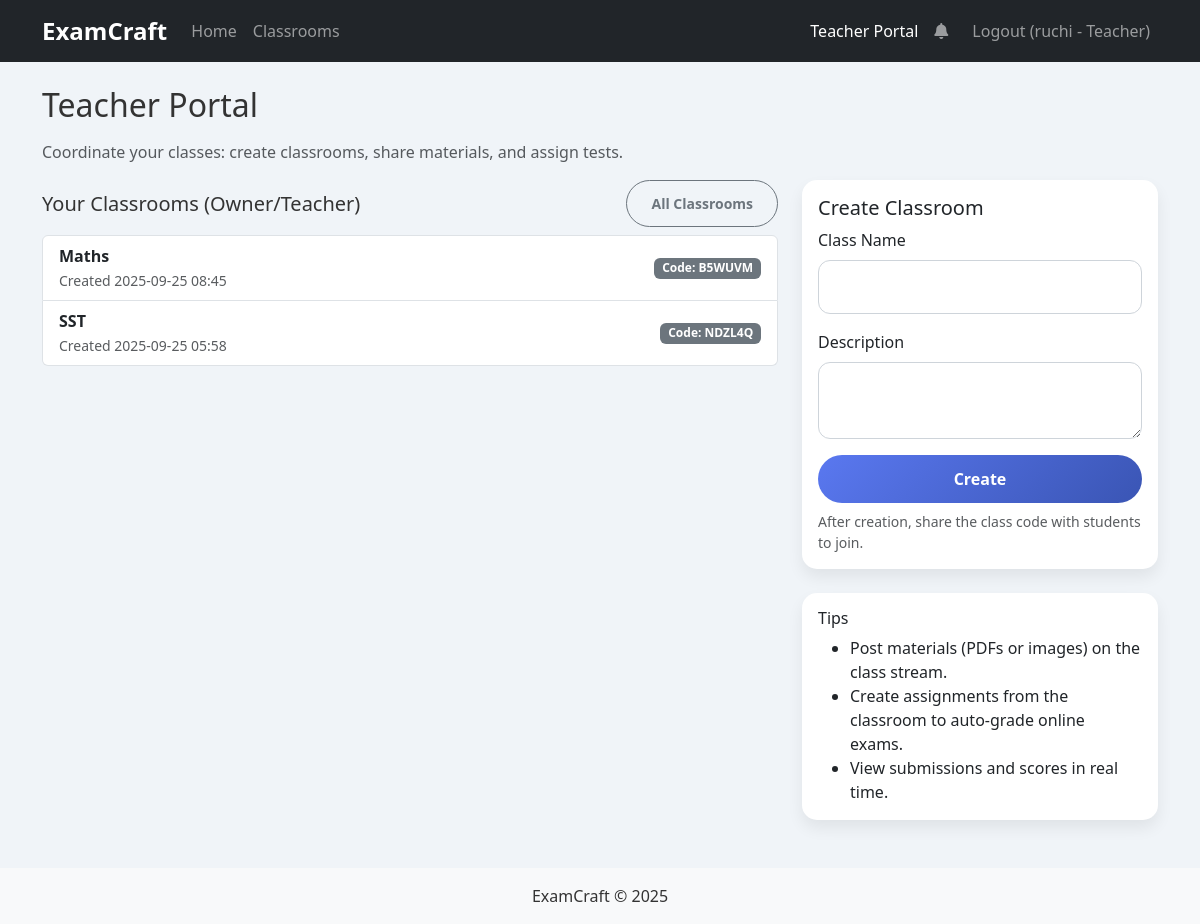
/portal/teacher (signed in), run on the app's committed database.
### app.py (models this page shows, shortened)
class User(db.Model):
    id = db.Column(db.Integer, primary_key=True)
    username = db.Column(db.String(80), unique=True, nullable=False)
    password_hash = db.Column(db.String(120), nullable=False)
    role = db.Column(db.String(20), nullable=False, default='student')  # 'teacher' or 'student'

class Classroom(db.Model):
    id = db.Column(db.Integer, primary_key=True)
    name = db.Column(db.String(120), nullable=False)
    code = db.Column(db.String(10), unique=True, nullable=False)
    description = db.Column(db.Text, nullable=True)
    owner_id = db.Column(db.Integer, db.ForeignKey('user.id'), nullable=False)
    created_at = db.Column(db.DateTime, default=datetime.utcnow)

### app.py (the view)
@app.route('/portal/teacher')
@login_required
def teacher_portal():
    if session.get('role') != 'teacher':
        flash('Only teachers can access the Teacher Portal.', 'danger')
        return redirect(url_for('index'))
    user = get_current_user()
    owned_classes = Classroom.query.filter_by(owner_id=user.id).order_by(Classroom.created_at.desc()).all()
    teacher_memberships = ClassroomMembership.query.filter_by(user_id=user.id, role='teacher').all()
    extra_ids = [m.classroom_id for m in teacher_memberships if m.classroom_id not in [c.id for c in owned_classes]]
    extra_classes = Classroom.query.filter(Classroom.id.in_(extra_ids)).all() if extra_ids else []
    classes = owned_classes + extra_classes
    return render_template('teacher_portal.html', classes=classes)

### app.py (called while the page is built)
def login_required(f):
    @wraps(f)
    def decorated_function(*args, **kwargs):
        if 'username' not in session:
            flash('Please log in to access this page.', 'warning')
            return redirect(url_for('login'))
        return f(*args, **kwargs)
    return decorated_function

def get_current_user():
    username = session.get('username')
    if not username:
        return None
    return User.query.filter_by(username=username).first()

@app.context_processor
def inject_unread_notifications():
    try:
        user = get_current_user()
        if not user:
            return dict(unread_notifications=0)
        count = Notification.query.filter_by(user_id=user.id, read_at=None).count()
        return dict(unread_notifications=count)
    except Exception:
        return dict(unread_notifications=0)

### templates/teacher_portal.html (shortened to what this page needs)
{% extends "base.html" %}
{% block content %}
<h2 class="mb-3">Teacher Portal</h2>
<p class="text-muted">Coordinate your classes: create classrooms, share materials, and assign tests.</p>
<div class="row g-4">
  <div class="col-md-8">
    <div class="d-flex justify-content-between align-items-center mb-2">
      <h5 class="mb-0">Your Classrooms (Owner/Teacher)</h5>
      <a class="btn btn-sm btn-outline-secondary" href="{{ url_for('classrooms') }}">All Classrooms</a>
    </div>
    {% if classes %}
      <div class="list-group">
        {% for c in classes %}
          <a class="list-group-item list-group-item-action d-flex justify-content-between align-items-center" href="{{ url_for('classroom_view', class_id=c.id) }}">
            <div>
              <div class="fw-bold">{{ c.name }}</div>
              <small class="text-muted">Created {{ c.created_at.strftime('%Y-%m-%d %H:%M') }}</small>
            </div>
            <span class="badge bg-secondary">Code: {{ c.code }}</span>
          </a>
        {% endfor %}
      </div>
    {% else %}
      <div class="alert alert-info">You aren't teaching any classroom yet. Create one using the form on the right.</div>
    {% endif %}
  </div>
  <div class="col-md-4">
    <div class="card mb-4">
      <div class="card-body">
        <h5 class="card-title">Create Classroom</h5>
        <form method="post" action="{{ url_for('create_classroom') }}">
          <div class="mb-3">
            <label class="form-label">Class Name</label>
            <input type="text" name="name" class="form-control" required>
          </div>
          <div class="mb-3">
            <label class="form-label">Description</label>
            <textarea name="description" class="form-control" rows="2"></textarea>
          </div>
          <button class="btn btn-primary w-100" type="submit">Create</button>
        </form>
        <div class="form-text mt-2">After creation, share the class code with students to join.</div>
      </div>
    </div>
    <div class="card">
      <div class="card-body">
        <h6 class="card-title">Tips</h6>
        <ul class="mb-0">
          <li>Post materials (PDFs or images) on the class stream.</li>
          <li>Create assignments from the classroom to auto-grade online exams.</li>
          <li>View submissions and scores in real time.</li>
        </ul>
      </div>
    </div>
  </div>
</div>
{% endblock %}

### templates/base.html (shortened to what this page needs)
<!DOCTYPE html>
<html lang="en">
<head>
    <link href="https://cdn.jsdelivr.net/npm/bootstrap@5.3.0-alpha1/dist/css/bootstrap.min.css" rel="stylesheet">
    <link rel="stylesheet" href="https://cdnjs.cloudflare.com/ajax/libs/font-awesome/5.15.4/css/all.min.css">
    <link rel="stylesheet" href="{{ url_for('static', filename='css/style.css') }}">
</head>
<body>
    <nav class="navbar navbar-expand-lg navbar-dark bg-dark">
        <div class="container">
            <a class="navbar-brand" href="{{ url_for('index') }}">ExamCraft</a>
            <div class="collapse navbar-collapse" id="navbarNav">
                <ul class="navbar-nav me-auto mb-2 mb-lg-0">
                    <li class="nav-item">
                        <a class="nav-link" href="{{ url_for('index') }}">Home</a>
                    </li>
                    <li class="nav-item">
                        <a class="nav-link" href="{{ url_for('classrooms') }}">Classrooms</a>
                    </li>
                </ul>
                <ul class="navbar-nav ms-auto">
                    {% if session.username %}
                    {% if session.role == 'teacher' %}
                    <li class="nav-item">
                        <a class="nav-link" href="{{ url_for('teacher_portal') }}">Teacher Portal</a>
                    </li>
                    {% elif session.role == 'student' %}
                    <li class="nav-item">
                        <a class="nav-link" href="{{ url_for('student_portal') }}">Student Portal</a>
                    </li>
                    {% endif %}
                    <li class="nav-item">
                        <a class="nav-link position-relative" href="{{ url_for('notifications_page') }}" title="Notifications">
                            <i class="fas fa-bell"></i>
                        </a>
                    </li>
                    <li class="nav-item ms-2">
                        <a class="nav-link" href="{{ url_for('logout') }}">Logout ({{ session.username }}{% if session.role %} - {{ session.role|capitalize }}{% endif %})</a>
                    </li>
                    {% endif %}
                </ul>
            </div>
        </div>
    </nav>
    <div class="container mt-4">
        {% block content %}{% endblock %}
    </div>
    <footer class="mt-5 py-3 bg-light text-center">
        <div class="container">
            <p class="mb-0">ExamCraft &copy; 2025</p>
        </div>
    </footer>
</body>
</html>

### static/css/style.css (style rules this page uses)
body { font-family: 'Segoe UI', Tahoma, Geneva, Verdana, sans-serif; background-color: #f0f4f8; color: #333; }
.navbar-dark .navbar-brand { font-weight: 700; font-size: 1.5rem; }
.navbar-dark .nav-link { font-weight: 500; }
.card { border: none; border-radius: 15px; box-shadow: 0 8px 16px rgba(0,0,0,0.07); }
.btn { border-radius: 50px; font-weight: 600; padding: 0.75rem 1.5rem; transition: all 0.3s ease; }
.btn-primary { background: linear-gradient(135deg, #5a78f0 0%, #3a55b4 100%); border: none; }
.form-control { border-radius: 12px; padding: 0.85rem 1.25rem; border: 1px solid #ced4da; }

### data on the page
User: username "ruchi"
Classroom: name "Maths", created_at "2025-09-25 08:45", code "B5WUVM"
Classroom: name "SST", created_at "2025-09-25 05:58", code "NDZL4Q"

### other printed values
{{ session.role|capitalize }} "Teacher"
